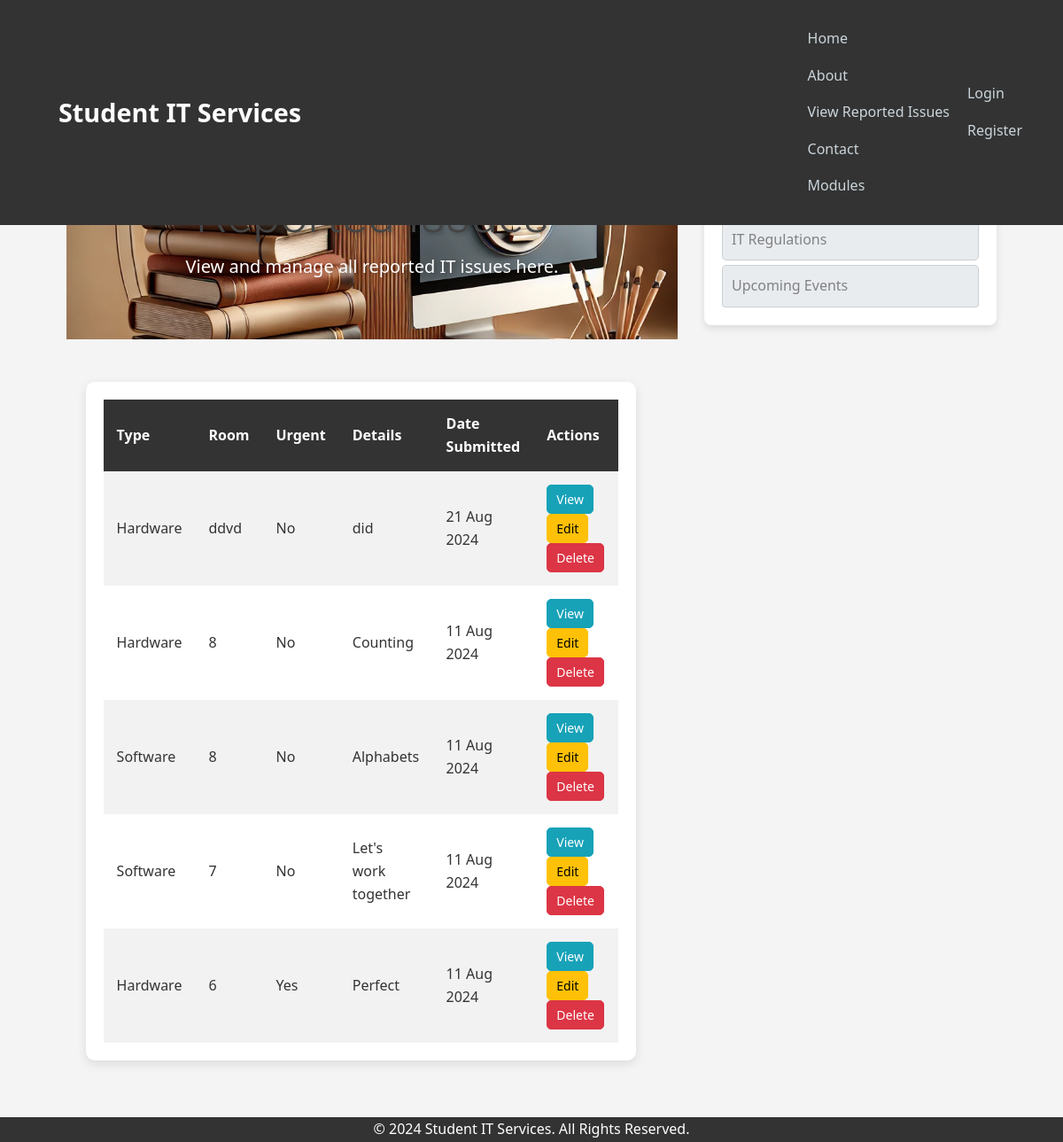
The app's page /issues/ with its own data.
### lmsreporting/models.py (models this page shows)
class Issue(models.Model):
    type = models.CharField(max_length=100, choices=[('Hardware', 'Hardware'), ('Software', 'Software')])
    room = models.CharField(max_length=100)
    urgent = models.BooleanField(default=False)
    details = models.TextField()
    date_submitted = models.DateTimeField(default=timezone.now)
    description = models.TextField()
    author = models.ForeignKey(User, related_name='issues', on_delete=models.CASCADE)

### lmsreporting/views.py (the view)
# urls.py: path('issues/', PostListView.as_view(), name='report'),
class PostListView(ListView):
    model = Issue
    ordering = ['-date_submitted']
    template_name = 'lmsreporting/report.html'
    context_object_name = 'issues'
    paginate_by = 5  # Optional pagination

### lmsreporting/templates/lmsreporting/report.html (shortened to what this page needs)
{% extends "lmsreporting/base.html" %}
{% load static %}
{% block content %}
<div class="report-section text-center">
    <div class="container">
        <h1 class="display-4">Reported Issues</h1>
        <p class="lead">View and manage all reported IT issues here.</p>
    </div>
</div>
<div class="container mt-5 report-table-section">
    <div class="row">
        <div class="col-md-12">
            <table class="report-table">
                <thead>
                    <tr>
                        <th scope="col">Type</th>
                        <th scope="col">Room</th>
                        <th scope="col">Urgent</th>
                        <th scope="col">Details</th>
                        <th scope="col">Date Submitted</th>
                        <th scope="col">Actions</th>
                    </tr>
                </thead>
                <tbody>
                    {% for issue in issues %}
                    <tr>
                        <td>{{ issue.type }}</td>
                        <td>{{ issue.room }}</td>
                        <td>{% if issue.urgent %}Yes{% else %}No{% endif %}</td>
                        <td>{{ issue.details|truncatewords:15 }}</td>
                        <td>{{ issue.date_submitted|date:"d M Y" }}</td>
                        <td>
                            <a href="{% url 'lmsreporting:issue-detail' issue.pk %}" class="btn btn-info btn-sm">View</a>
                            <a href="{% url 'lmsreporting:issue-update' issue.pk %}" class="btn btn-warning btn-sm">Edit</a>
                            <a href="{% url 'lmsreporting:issue-delete' issue.pk %}" class="btn btn-danger btn-sm">Delete</a>
                        </td>
                    </tr>
                    {% empty %}
                    <tr>
                        <td colspan="6" class="text-center">No issues reported yet.</td>
                    </tr>
                    {% endfor %}
                </tbody>
            </table>
        </div>
    </div>
</div>
{% endblock %}

### lmsreporting/templates/lmsreporting/base.html (style rules this page uses)
body { font-family: 'Segoe UI', Tahoma, Geneva, Verdana, sans-serif; line-height: 1.6; margin: 0; padding: 0; background-color: #f4f4f4; color: #333; padding-top: 80px; }
.container { width: 90%; max-width: 1200px; margin: 0 auto; }
h1, h2, h3 { font-family: 'Roboto', sans-serif; color: #444; }

### records on screen
Issue: type "Hardware", room "ddvd", urgent "No", details "did", date_submitted "21 Aug 2024"
Issue: type "Hardware", room "8", urgent "No", details "Counting", date_submitted "11 Aug 2024"
Issue: type "Software", room "8", urgent "No", details "Alphabets", date_submitted "11 Aug 2024"
Issue: type "Software", room "7", urgent "No", details "Let's work together", date_submitted "11 Aug 2024"
Issue: type "Hardware", room "6", urgent "Yes", details "Perfect", date_submitted "11 Aug 2024"
